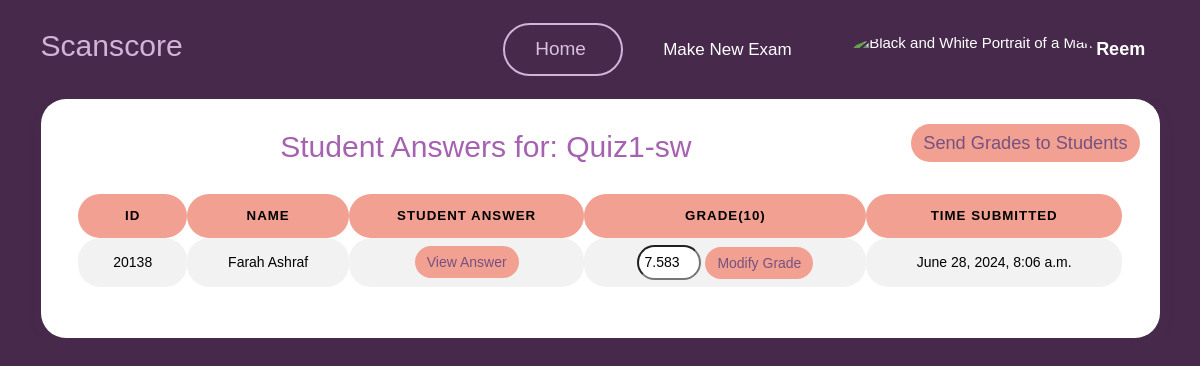
/teacher/exam/23/view_grades/ (signed in), run on an earlier commit of the app's database.
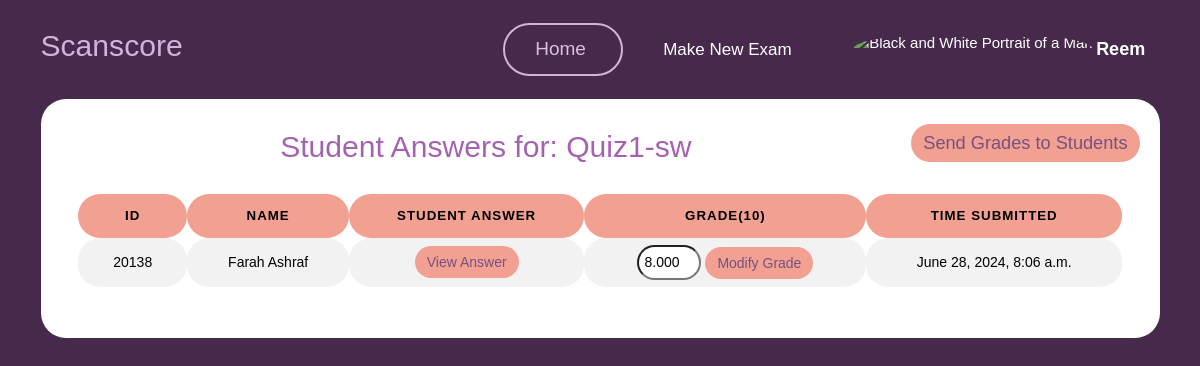
And on a later commit of the database.
### myapp/models.py (models this page shows)
class ExamSubmission(models.Model):
    exam = models.ForeignKey(Exam, on_delete=models.CASCADE,related_name='submissions') #related name is used to access the submissions of a particular exam
    student = models.ForeignKey(User, on_delete=models.CASCADE,related_name='submissions') #related name is used to access the submissions of a particular student
    student_answer = models.TextField(max_length=10000)
    score = models.DecimalField(max_digits=8, decimal_places=3,default=0.000)
    time_submitted = models.DateTimeField(auto_now_add=True)
    is_graded = models.BooleanField(default=False)
    is_approved = models.BooleanField(default=False) #If the teacher approves the grade , this will be set to true and then the student can see the grade

class User(AbstractUser):
    userType = models.CharField(max_length=10, choices=[('teacher', 'Teacher'), ('student', 'Student')])

class Student(User):
    student_id = models.CharField(max_length=20, unique=True)

### myapp/views.py (the view)
# urls.py: path('teacher/exam/<int:exam_id>/view_grades/', views.view_grades, name='view_grades'),
@login_required
def view_grades(request, exam_id):
    exam = get_object_or_404(Exam, pk=exam_id, teacher=request.user)
    exam_submissions = ExamSubmission.objects.filter(exam=exam)
    is_graded = all(submission.is_graded for submission in exam_submissions)
    if not is_graded:
        graded_submissions = StartGrading(exam_id)  # This will update and return graded submissions
        for submission in graded_submissions:
            if submission.score < 0:
                submission.score = 0.000
        return render(request, 'myapp/teacher/view_grades.html', {'submissions': graded_submissions, 'exam': exam})
    else:
        return render(request, 'myapp/teacher/view_grades.html', {'submissions': exam_submissions, 'exam': exam})

### templates/myapp/teacher/view_grades.html (shortened to what the changed rows need)
{% load static %}
<!DOCTYPE html>
<html lang="en">
<head>
    <link href="{% static 'vendor/datatables/dataTables.bootstrap4.min.css' %}" rel="stylesheet">
    <link href="{% static 'vendor/aos/aos.css' %}" rel="stylesheet">
    <link href="{% static 'vendor/bootstrap/css/bootstrap.min.css' %}" rel="stylesheet">
    <link href="{% static 'vendor/bootstrap-icons/bootstrap-icons.css' %}" rel="stylesheet">
    <link href="{% static 'vendor/boxicons/css/boxicons.min.css' %}" rel="stylesheet">
    <link href="{% static 'vendor/glightbox/css/glightbox.min.css' %}" rel="stylesheet">
    <link href="{% static 'vendor/remixicon/remixicon.css' %}" rel="stylesheet">
    <link href="{% static 'vendor/swiper/swiper-bundle.min.css' %}" rel="stylesheet">
    <link href="{% static 'css/style1.css' %}" rel="stylesheet">
    <link href="{% static 'css/main.css' %}" rel="stylesheet">
    <link rel="stylesheet" href="{% static 'assets/css/bootstrap.min.css' %}" />
    <link rel="stylesheet" href="{% static 'assets/css/plugins.min.css' %}" />
    <link rel="stylesheet" href="{% static 'assets/css/kaiadmin.min.css' %}" />
    <link href="{% static 'css/main.css' %}" rel="stylesheet">
</head>
<body style="background: #47294c;">
    <header id="header">
        <div class="container align-items-center justify-content-between">
            <h1 class="me-auto"><a href="{% url 'teacher_dashboard' %}" style="color: #d4b3db;">Scanscore</a></h1>
        </div>
    </header>
    <section class="align-items-center"
        style="font-family: Arial, Helvetica, sans-serif;background-color: transparent; padding: 0 0;">
        <div class="container">
            <div class="justify-content-center" data-aos="fade-up" data-aos-delay="200">
                <div class="card text-black">
                    <div class="d-flex justify-content-between" style="margin-top:0.5%;">
                        <h1 style="text-align: center;color:#a562b1;">Student Answers for: {{ exam.name }}</h1>
                    </div>
                    <div class="card-body">
                        <div class="table-responsive">
                            <table id="basic-datatables" class="display table table-striped table-hover"
                                style="border-radius: 22px !important; text-align: center;">
                                <thead>
                                    <tr>
                                        <th
                                            style="background-color: #f1a091 !important;border-radius: 22px !important;">
                                            ID</th>
                                        <th
                                            style="background-color: #f1a091 !important;border-radius: 22px !important;">
                                            Name</th>
                                        <th
                                            style="background-color: #f1a091 !important;border-radius: 22px !important;">
                                            Student Answer</th>
                                        <th
                                            style="background-color: #f1a091 !important;border-radius: 22px !important;">
                                            Grade(10)</th>
                                        <th
                                            style="background-color: #f1a091 !important;border-radius: 22px !important;">
                                            time Submitted</th>
                                    </tr>
                                </thead>
                                <tbody>
                                    {% for submission in submissions %}
                                    <tr>
                                        <td class="Border">{{ submission.student.student.student_id }}</td>
                                        <td class="Border">{{ submission.student.student.get_full_name }}</td>
                                        <td class="Border">
                                            <button class="btn btn-primary"
                                                onclick="openModal('{{ submission.student_answer|escapejs }}')">View
                                                Answer</button>
                                        </td class="Border">
                                        <td class="Border">
                                            <form action="{% url 'modify_grade' submission.id %}" method="post">
                                                <input type="number" name="new_grade" value="{{ submission.score }}"
                                                    min="0" max="10"
                                                    style="border-radius: 20px; text-align: center;padding: 5px 5px;"
                                                    required>
                                                <button type="submit" class="btn btn-info">Modify
                                                    Grade</button>
                                            </form>
                                        </td class="Border">
                                        <td class="Border">{{ submission.time_submitted }}</td>
                                    </tr>
                                    {% endfor %}
                                </tbody>
                            </table>
                        </div>
                    </div>
                </div>
            </div>
        </div>
    </section>
</body>
</html>

What changed in the data, as far as the page shows it:
changed ExamSubmission "Farah Ashraf": new_grade "7.583" → "8.000"
